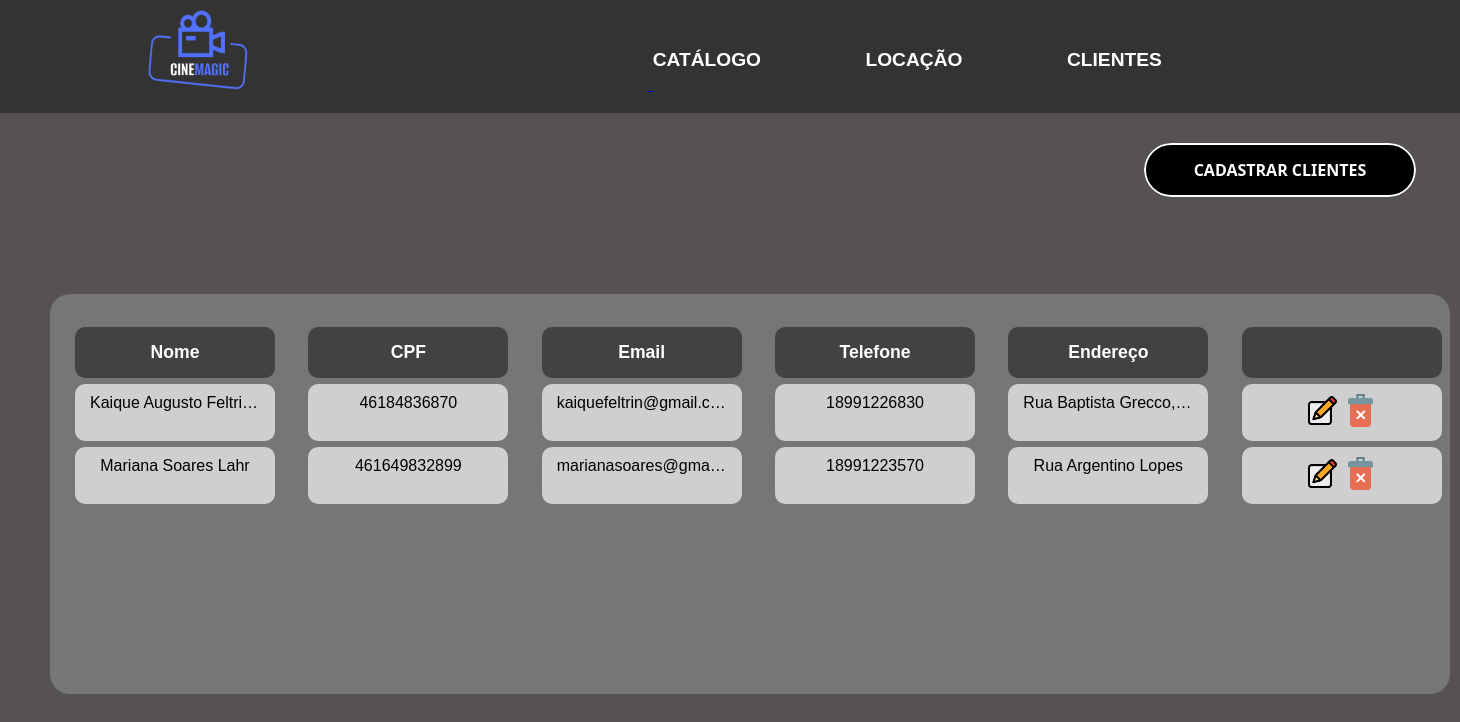
Screenshot of /clientes with the database file from the repository.
### tables this page shows
CREATE TABLE Cliente(ID INTEGER PRIMARY KEY,NomeDoCliente TEXT,Cpf, Email, Telefone, Endereco);

### app.py (the view)
@app.route('/clientes')
def exibirCliente():
    banco = ligar_banco()
    cursor = banco.cursor()
    cursor.execute('SELECT * FROM Cliente')
    Cliente = cursor.fetchall()  # retorna uma lista com tuplas
    return render_template('Clientes.html', ListaCliente = Cliente)

### app.py (called while the page is built)
def ligar_banco():
    banco = g._database = sqlite3.connect('banco.db')
    return banco

### templates/Clientes.html (shortened to what this page needs)
<!DOCTYPE html>
<html lang="pt-BR">
<head>
    <link rel="stylesheet" href="../static/estiloClientes.css">
    <link rel="stylesheet" href="https://unpkg.com/swiper/swiper-bundle.min.css"/>
    <link href="grid/simple-grid.min.css" rel="stylesheet">
</head>
<body>
    <header class="cabecalho">
        <div>
            <a href="/home"> <img class="Logo" src="../static/Imagens/logo.png" width="150px"> </a>
            <a href="/catalogo" class="menu__link">CATÁLOGO</a>
            <a href="/locacao" class="menu__link">LOCAÇÃO</a>
            <a href="/clientes" class="menu__link">CLIENTES</a>
        </div>
    </header>
    <a href="/cadastrarCliente" class="btn-23">
      <span class="text">Cadastrar clientes</span>
    </a>
 <div class="containertabela">
     <table class="tabela">
      <thead>
        <tr>
          <th>Nome</th>
          <th>CPF</th>
          <th>Email</th>
          <th>Telefone</th>
            <th>Endereço</th>
            <th></th>
        </tr>
      </thead>
      <tbody>
        {% for Cliente in ListaCliente %}
            <tr>
                <td>{{ Cliente [1] }}</td>
                <td>{{ Cliente [2] }}</td>
                <td>{{ Cliente [3] }}</td>
                <td>{{ Cliente [4] }}</td>
                <td>{{ Cliente [5] }}</td>
                <td>
                    <a href="/editarCliente/{{ Cliente[0] }}"><img class="icone" src="/static/Imagens/editar.png"></a>
                    <a href="/excluirCliente/{{ Cliente[0] }}"><img class="icone" src="/static/Imagens/excluir.png"></a>
                </td>
            </tr>
        {% endfor %}
      </tbody>
    </table>
    </div>
</body>
</html>

### static/estiloClientes.css (style rules this page uses)
body { font-family: Arial, sans-serif; text-align: center; background-attachment: fixed; background-repeat: no-repeat; background-size: cover; margin: 0px; background-color: #565252; }
header { align-items: center; justify-items: center; background-color: #333; padding: 10px 20px; }
.Logo { margin-right: 400px; height: 80px; width: 100px; margin-left: -50px; }
.menu__link { margin-right: 100px; margin-bottom: -50px; text-align: center; }
.menu__link { color: #ffffff; line-height: 2; position: relative; bottom: 1.5rem; transition: width .4s, left .4s; content: ''; font-weight: bold; text-decoration: none; width: 100%; left: 0; font-size: larger; }
.menu__link::before { content: ''; width: 0; height: 2px; border-radius: 2px; background-color: #ffffff; position: absolute; bottom: -.25rem; left: 50%; transition: width .4s, left .4s; }
.btn-23, .btn-23 *, .btn-23 :after, .btn-23 :before, .btn-23:after, .btn-23:before { border: 0 solid; box-sizing: border-box; left: 550px; top: 30px; }
.btn-23 { -webkit-tap-highlight-color: transparent; -webkit-appearance: button; background-color: #000; background-image: none; color: #fff; cursor: pointer; font-family: ui-sans-serif, system-ui, -apple-system, BlinkMacSystemFont, Segoe UI, Roboto, Helvetica Neue, Arial, Noto Sans, sans-serif, Apple Color Emoji, Segoe UI Emoji, Segoe UI Symbol, Noto Color Emoji; font-size: 100%; font-weight: 900; line-height: 1.5; margin: 0; -webkit-mask-image: -webkit-radial-gradient(#000, #fff); padding: 0; text-transform: uppercase; }
.btn-23 { border-radius: 99rem; border-width: 2px; overflow: hidden; padding: 0.8rem 3rem; position: relative; margin-bottom: 50px; }
.btn-23 span { display: grid; inset: 0; place-items: center; position: absolute; }
.containertabela { background-color: #767676; }
.tabela { width: 100%; table-layout: fixed; }
.icone { width: 33px; }
table { display: grid; border-collapse: collapse; min-width: 100%; grid-template-columns: minmax(150px, 3fr) minmax(150px, 3fr) minmax(150px, 3fr) minmax(150px, 3fr) minmax(150px, 3fr) minmax(150px, 3fr) }
thead, tbody, tr { display: contents; }
th, td { padding: 15px; overflow: hidden; text-overflow: ellipsis; white-space: nowrap; margin: 3px; justify-content: center; width: 170px; }
th { position: sticky; top: 0; background: #424242; font-weight: bold; font-size: 1.1rem; color: #ffffff; border-radius: 10px; width: 170px; }
th:last-child { border: 0; }
td { text-align: center; padding-top: 10px; padding-bottom: 10px; color: #000000; background: #cfcfcf; border-radius: 10px; }
tr:nth-child(even) td { background: #cfcfcf; }
.containertabela { width: 1400px; height: 400px; overflow: auto; margin-top: 5%; margin-left: 50px; border-radius: 20px; }
.tabela { width: 200px; table-layout: fixed; margin-top: 30px; margin-left: 22px; }

### rows the page displays
Cliente: NomeDoCliente "Kaique Augusto Feltri…", Cpf "46184836870", Email "kaiquefeltrin@gmail.c…", Telefone "18991226830", Endereco "Rua Baptista Grecco,…"
Cliente: NomeDoCliente "Mariana Soares Lahr", Cpf "461649832899", Email "marianasoares@gma…", Telefone "18991223570", Endereco "Rua Argentino Lopes"
